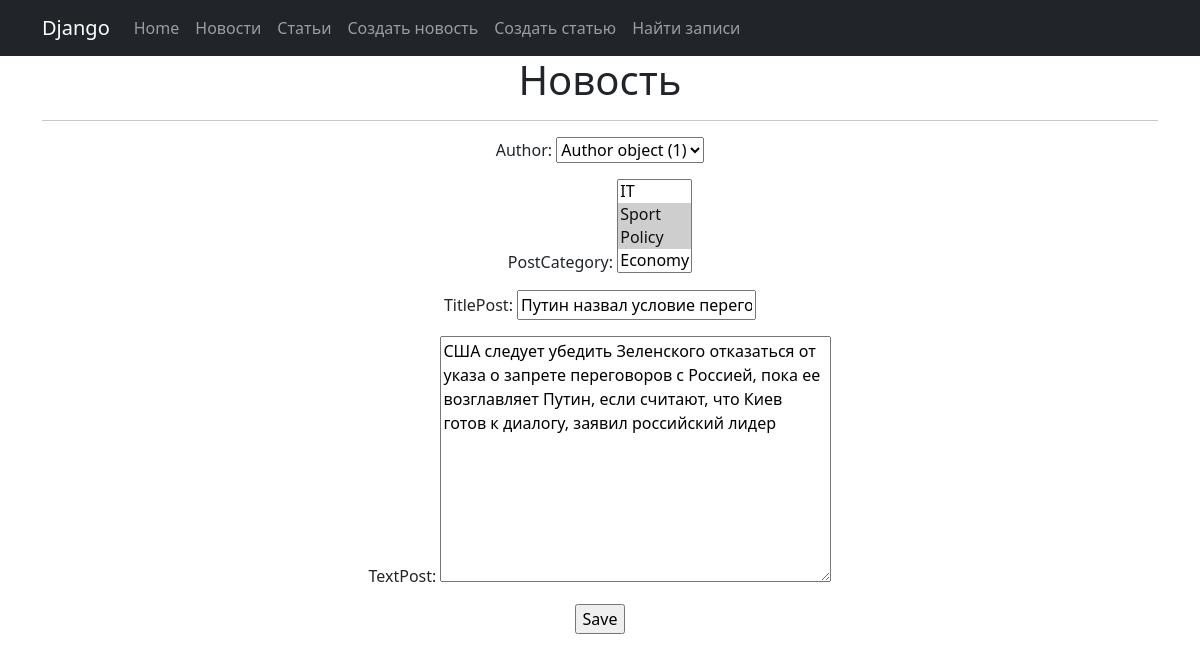
/news/1/update (signed in), run on an earlier commit of the app's database.
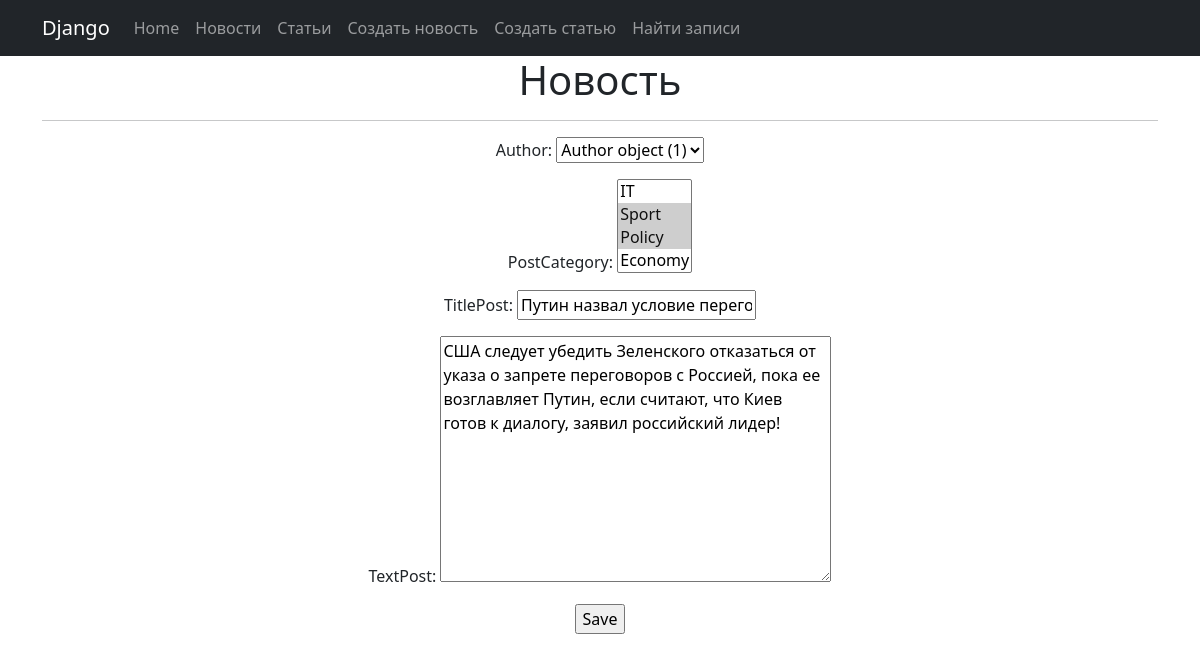
And on a later commit of the database.
### news/models.py (models this page shows, shortened)
class Post(models.Model):
    author = models.ForeignKey(Author, on_delete=models.CASCADE)
    NEWS = 'NW'
    ARTICLE = 'AR'
    CHOICE_CATEGORY = [
        (NEWS, 'Новости'),
        (ARTICLE, 'Статья')
    ]
    categoryType = models.CharField(
        max_length=2, choices=CHOICE_CATEGORY, default=ARTICLE)
    dateCreate = models.DateTimeField(auto_now_add=True)
    postCategory = models.ManyToManyField(Category, through='PostCategory')
    titlePost = models.CharField(max_length=128)
    textPost = models.TextField()
    rating = models.IntegerField(default=0)
    class Meta:
        verbose_name = 'Статья'
        verbose_name_plural = 'Статьи'
        ordering = ('-dateCreate',)

### news/views.py (the view)
# urls.py: path('<int:pk>/update',UpdatePost.as_view(), name='update'),
class UpdatePost(LoginRequiredMixin, UpdateView):
    permissions_required = ('news.change_post',)
    form_class = PostForm
    model = Post
    template_name = 'news/create_post.html'

### news/forms.py
class PostForm(forms.ModelForm):
    class Meta:
        model = Post
        fields = ['author','postCategory', 'titlePost', 'textPost']

### news/models.py (called while the page is built)
    def __str__(self) -> str:
        return f'{self.name_category}'

### templates/news/create_post.html (shortened to what this page needs)
{% extends 'news/default.html' %}
{% block content %}
<h1>Новость</h1>
<hr>
<form action="" method="post">
    {{ form.as_p }}
    <input type="submit" value="Save">
</form>
{% endblock %}

What changed in the data, as far as the page shows it:
changed Post "Author object (1)": textPost "…к диалогу, заявил российский лидер" → "…к диалогу, заявил российский лидер!"
